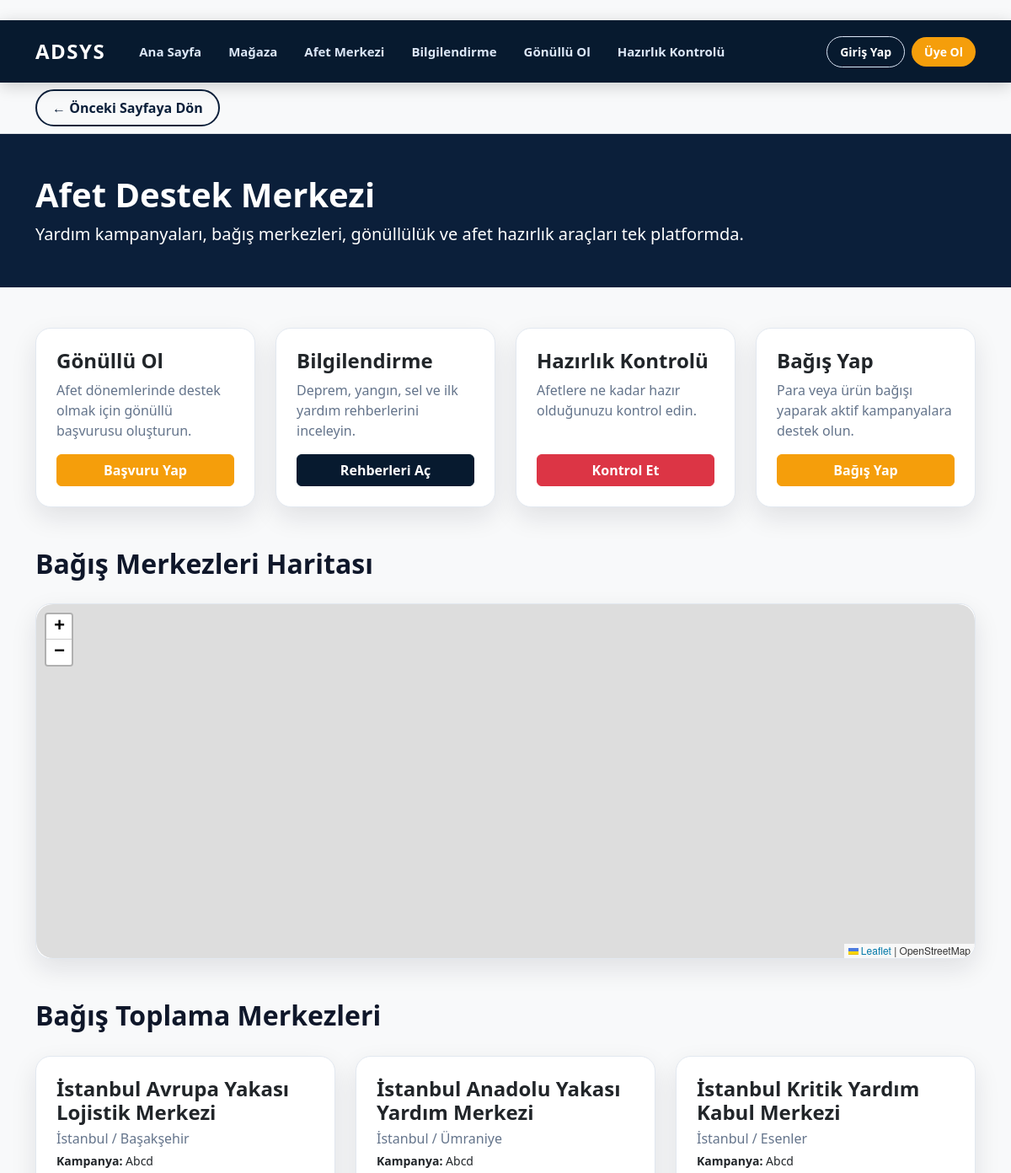
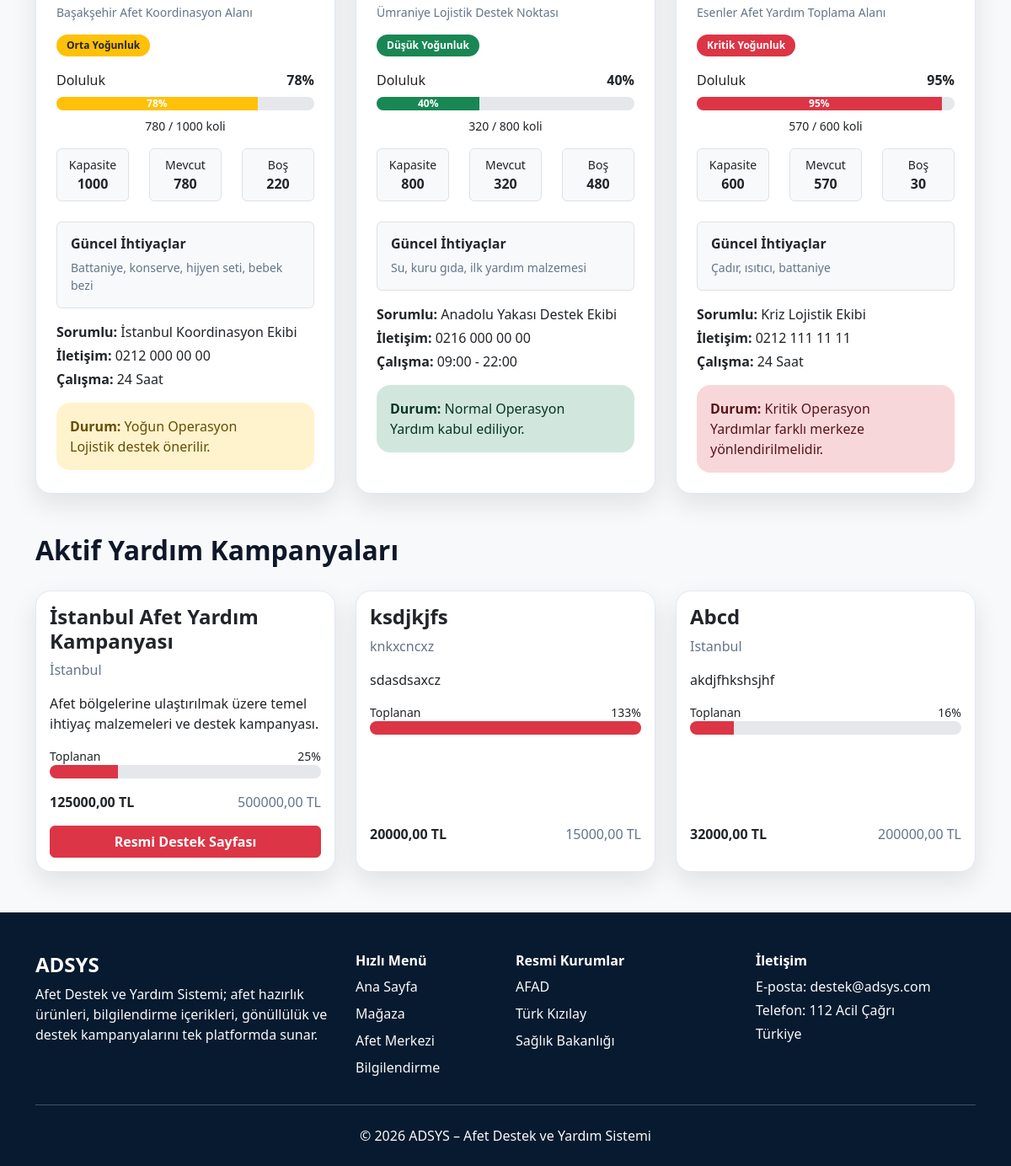
Page /bagis/ on the committed database (2 pictures, top to bottom).
### donations/models.py (models this page shows, shortened)
class DonationCenter(models.Model):
    STATUS_CHOICES = [
        ("dusuk", "Düşük Yoğunluk"),
        ("orta", "Orta Yoğunluk"),
        ("kritik", "Kritik Yoğunluk"),
    ]
    campaign = models.ForeignKey(
        Campaign,
        on_delete=models.CASCADE,
        related_name="centers",
        verbose_name="Kampanya",
    )
    name = models.CharField("Merkez Adı", max_length=200)
    city = models.CharField("Şehir", max_length=100)
    address = models.TextField("Adres")
    capacity = models.PositiveIntegerField("Toplam Kapasite", default=100)
    current_load = models.PositiveIntegerField("Mevcut Doluluk", default=0)
    latitude = models.FloatField("Enlem", null=True, blank=True)
    longitude = models.FloatField("Boylam", null=True, blank=True)
    status = models.CharField(
        "Yoğunluk Durumu",
        max_length=20,
        choices=STATUS_CHOICES,
        default="dusuk"
    )
    manager = models.CharField("Merkez Sorumlusu", max_length=150, blank=True)
    phone = models.CharField("İletişim", max_length=30, blank=True)
    working_hours = models.CharField("Çalışma Saatleri", max_length=100, default="24 Saat")
    urgent_need = models.TextField("Acil İhtiyaçlar", blank=True)
    map_link = models.URLField("Harita Linki", blank=True)
    active = models.BooleanField("Aktif mi?", default=True)
    updated_at = models.DateTimeField("Son Güncelleme", auto_now=True)
    class Meta:
        verbose_name = "Bağış Merkezi"
        verbose_name_plural = "Bağış Merkezleri"
    def occupancy_percent(self):
        if self.capacity == 0:
            return 0
        return int((self.current_load / self.capacity) * 100)
    def remaining_capacity(self):
        remaining = self.capacity - self.current_load
        if remaining < 0:
            return 0
        return remaining

class Campaign(models.Model):
    title = models.CharField("Kampanya Başlığı", max_length=200)
    location = models.CharField("Bölge", max_length=150)
    description = models.TextField("Açıklama")
    target_amount = models.DecimalField("Hedef Tutar", max_digits=12, decimal_places=2)
    collected_amount = models.DecimalField("Toplanan Tutar", max_digits=12, decimal_places=2, default=0)
    needs = models.TextField("İhtiyaç Listesi", blank=True)
    official_link = models.URLField("Resmi Bağış Linki", blank=True)
    image = models.ImageField(upload_to="campaigns/", blank=True, null=True)
    active = models.BooleanField("Aktif mi?", default=True)
    created_at = models.DateTimeField("Oluşturulma Tarihi", auto_now_add=True)
    class Meta:
        verbose_name = "Bağış Kampanyası"
        verbose_name_plural = "Bağış Kampanyaları"
    def progress_percent(self):
        if self.target_amount == 0:
            return 0
        return int((self.collected_amount / self.target_amount) * 100)

### donations/views.py (the view)
# urls.py: path("", donation_home, name="donation_home"),
def donation_home(request):
    campaigns = Campaign.objects.filter(active=True).order_by("-created_at")
    centers = DonationCenter.objects.filter(active=True)
    return render(
        request,
        "donation_home.html",
        {
            "campaigns": campaigns,
            "centers": centers,
        }
    )

### templates/donation_home.html (shortened to what this page needs)
﻿{% extends "base.html" %}
{% block content %}
<section class="py-5 text-white" style="background:#0B1F3A;">
    <div class="container">
        <h1 class="fw-bold">Afet Destek Merkezi</h1>
        <p class="lead mb-0">
            Yardım kampanyaları, bağış merkezleri, gönüllülük ve afet hazırlık araçları tek platformda.
        </p>
    </div>
</section>
<div class="container my-5">
    <div class="row g-4 mb-5">
        <div class="col-lg-3 col-md-6">
            <div class="card ad-card h-100">
                <div class="card-body p-4 d-flex flex-column">
                    <h4 class="fw-bold">Gönüllü Ol</h4>
                    <p class="text-muted">
                        Afet dönemlerinde destek olmak için gönüllü başvurusu oluşturun.
                    </p>
                    <a href="{% url 'volunteer' %}" class="btn btn-warning w-100 mt-auto">
                        Başvuru Yap
                    </a>
                </div>
            </div>
        </div>
        <div class="col-lg-3 col-md-6">
            <div class="card ad-card h-100">
                <div class="card-body p-4 d-flex flex-column">
                    <h4 class="fw-bold">Bilgilendirme</h4>
                    <p class="text-muted">
                        Deprem, yangın, sel ve ilk yardım rehberlerini inceleyin.
                    </p>
                    <a href="{% url 'information' %}" class="btn btn-dark w-100 mt-auto">
                        Rehberleri Aç
                    </a>
                </div>
            </div>
        </div>
        <div class="col-lg-3 col-md-6">
            <div class="card ad-card h-100">
                <div class="card-body p-4 d-flex flex-column">
                    <h4 class="fw-bold">Hazırlık Kontrolü</h4>
                    <p class="text-muted">
                        Afetlere ne kadar hazır olduğunuzu kontrol edin.
                    </p>
                    <a href="{% url 'preparedness_check' %}" class="btn btn-danger w-100 mt-auto">
                        Kontrol Et
                    </a>
                </div>
            </div>
        </div>
        <div class="col-lg-3 col-md-6">
            <div class="card ad-card h-100">
                <div class="card-body p-4 d-flex flex-column">
                    <h4 class="fw-bold">Bağış Yap</h4>
                    <p class="text-muted">
                        Para veya ürün bağışı yaparak aktif kampanyalara destek olun.
                    </p>
                    <a href="{% url 'donation_create' %}" class="btn btn-warning w-100 mt-auto fw-semibold">
                        Bağış Yap
                    </a>
                </div>
            </div>
        </div>
    </div>
    <h2 class="section-title">Bağış Merkezleri Haritası</h2>
    <div class="card ad-card mb-5">
        <div class="card-body p-0">
            <div id="donationMap" style="height:420px; border-radius:20px;"></div>
        </div>
    </div>
    <h2 class="section-title">Bağış Toplama Merkezleri</h2>
    <div class="row g-4 mb-5">
        {% for center in centers %}
        <div class="col-lg-4">
            <div class="card ad-card h-100">
                <div class="card-body p-4">
                    <h4 class="fw-bold mb-1">{{ center.name }}</h4>
                    <p class="text-muted mb-1">{{ center.city }}</p>
                    <p class="small mb-2">
                        <strong>Kampanya:</strong> {{ center.campaign.title }}
                    </p>
                    <p class="small text-muted">{{ center.address }}</p>
                    {% if center.status == "kritik" %}
                    <span class="badge bg-danger mb-3">Kritik Yoğunluk</span>
                    {% endif %}
                    {% if center.status == "orta" %}
                    <span class="badge bg-warning text-dark mb-3">Orta Yoğunluk</span>
                    {% endif %}
                    {% if center.status == "dusuk" %}
                    <span class="badge bg-success mb-3">Düşük Yoğunluk</span>
                    {% endif %}
                    <div class="d-flex justify-content-between mb-2">
                        <span>Doluluk</span>
                        <strong>{{ center.occupancy_percent }}%</strong>
                    </div>
                    <div class="progress mb-2">
                        {% if center.status == "kritik" %}
                        <div class="progress-bar bg-danger"
                             style="width: {{ center.occupancy_percent }}%;">
                            {{ center.occupancy_percent }}%
                        </div>
                        {% endif %}
                        {% if center.status == "orta" %}
                        <div class="progress-bar bg-warning"
                             style="width: {{ center.occupancy_percent }}%;">
                            {{ center.occupancy_percent }}%
                        </div>
                        {% endif %}
                        {% if center.status == "dusuk" %}
                        <div class="progress-bar bg-success"
                             style="width: {{ center.occupancy_percent }}%;">
                            {{ center.occupancy_percent }}%
                        </div>
                        {% endif %}
                    </div>
                    <p class="small text-center mt-2 mb-3">
                        {{ center.current_load }} / {{ center.capacity }} koli
                    </p>
                    <div class="row text-center mb-4">
                        <div class="col-4">
                            <div class="border rounded p-2 bg-light">
                                <small>Kapasite</small>
                                <div class="fw-bold">{{ center.capacity }}</div>
                            </div>
                        </div>
                        <div class="col-4">
                            <div class="border rounded p-2 bg-light">
                                <small>Mevcut</small>
                                <div class="fw-bold">{{ center.current_load }}</div>
                            </div>
                        </div>
                        <div class="col-4">
                            <div class="border rounded p-2 bg-light">
                                <small>Boş</small>
                                <div class="fw-bold">{{ center.remaining_capacity }}</div>
                            </div>
                        </div>
                    </div>
                    {% if center.urgent_need %}
                    <div class="border rounded p-3 bg-light mb-3">
                        <h6 class="fw-bold">Güncel İhtiyaçlar</h6>
                        <pre class="mb-0 text-muted" style="white-space:pre-wrap;font-family:inherit;">{{ center.urgent_need }}</pre>
                    </div>
                    {% endif %}
                    <p class="mb-1"><strong>Sorumlu:</strong> {{ center.manager|default:"Belirtilmedi" }}</p>
                    <p class="mb-1"><strong>İletişim:</strong> {{ center.phone|default:"Belirtilmedi" }}</p>
                    <p class="mb-3"><strong>Çalışma:</strong> {{ center.working_hours }}</p>
                    {% if center.status == "kritik" %}
                    <div class="alert alert-danger mb-0">
                        <strong>Durum:</strong> Kritik Operasyon<br>
                        Yardımlar farklı merkeze yönlendirilmelidir.
                    </div>
                    {% endif %}
                    {% if center.status == "orta" %}
                    <div class="alert alert-warning mb-0">
                        <strong>Durum:</strong> Yoğun Operasyon<br>
                        Lojistik destek önerilir.
                    </div>
                    {% endif %}
                    {% if center.status == "dusuk" %}
                    <div class="alert alert-success mb-0">
                        <strong>Durum:</strong> Normal Operasyon<br>
                        Yardım kabul ediliyor.
                    </div>
                    {% endif %}
                </div>
            </div>
        </div>
        {% empty %}
        <div class="col-12">
            <div class="alert alert-info">
                Henüz aktif bağış merkezi bulunmuyor.
            </div>
        </div>
        {% endfor %}
    </div>
    <h2 class="section-title" id="campaigns">Aktif Yardım Kampanyaları</h2>
    <div class="row g-4">
        {% for campaign in campaigns %}
        <div class="col-lg-4">
            <div class="card ad-card h-100">
                <div class="card-body d-flex flex-column">
                    <h4 class="fw-bold">{{ campaign.title }}</h4>
                    <p class="text-muted">{{ campaign.location }}</p>
                    <p>{{ campaign.description|truncatechars:160 }}</p>
                    <div class="mb-3">
                        <div class="d-flex justify-content-between">
                            <small>Toplanan</small>
                            <small>{{ campaign.progress_percent }}%</small>
                        </div>
                        <div class="progress">
                            <div class="progress-bar bg-danger"
                                 style="width:{{ campaign.progress_percent }}%;">
                            </div>
                        </div>
                    </div>
                    <div class="mt-auto">
                        <div class="d-flex justify-content-between mb-3">
                            <strong>{{ campaign.collected_amount }} TL</strong>
                            <span class="text-muted">{{ campaign.target_amount }} TL</span>
                        </div>
                        {% if campaign.official_link %}
                        <a href="{{ campaign.official_link }}"
                           target="_blank"
                           class="btn btn-danger w-100">
                            Resmi Destek Sayfası
                        </a>
                        {% endif %}
                    </div>
                </div>
            </div>
        </div>
        {% empty %}
        <div class="col-12">
            <div class="alert alert-info">
                Henüz aktif kampanya bulunmuyor.
            </div>
        </div>
        {% endfor %}
    </div>
</div>
<link rel="stylesheet" href="https://unpkg.com/leaflet/dist/leaflet.css">
{% endblock %}

### rows in the picture
DonationCenter: name "İstanbul Avrupa Yakası Lojistik Merkezi", city "İstanbul / Başakşehir", campaign "Abcd", address "Başakşehir Afet Koordinasyon Alanı", status "Orta Yoğunluk", occupancy_percent "78", current_load "780", capacity "1000", remaining_capacity "220", urgent_need "Battaniye, konserve, hijyen seti, bebek bezi", manager "İstanbul Koordinasyon Ekibi", phone "0212 000 00 00", working_hours "24 Saat", shows "Durum:"
DonationCenter: name "İstanbul Anadolu Yakası Yardım Merkezi", city "İstanbul / Ümraniye", campaign "Abcd", address "Ümraniye Lojistik Destek Noktası", status "Düşük Yoğunluk", occupancy_percent "40", current_load "320", capacity "800", remaining_capacity "480", urgent_need "Su, kuru gıda, ilk yardım malzemesi", manager "Anadolu Yakası Destek Ekibi", phone "0216 000 00 00", working_hours "09:00 - 22:00", shows "Durum:"
DonationCenter: name "İstanbul Kritik Yardım Kabul Merkezi", city "İstanbul / Esenler", campaign "Abcd", address "Esenler Afet Yardım Toplama Alanı", status "Kritik Yoğunluk", occupancy_percent "95", current_load "570", capacity "600", remaining_capacity "30", urgent_need "Çadır, ısıtıcı, battaniye", manager "Kriz Lojistik Ekibi", phone "0212 111 11 11", working_hours "24 Saat", shows "Durum:"
Campaign: title "İstanbul Afet Yardım Kampanyası", location "İstanbul", description "Afet bölgelerine ulaştırılmak üzere temel ihtiyaç malzemeleri ve destek kampanyası.", progress_percent "25", collected_amount "125000,00", target_amount "500000,00"
Campaign: title "ksdjkjfs", location "knkxcncxz", description "sdasdsaxcz", progress_percent "133", collected_amount "20000,00", target_amount "15000,00"
Campaign: title "Abcd", location "Istanbul", description "akdjfhkshsjhf", progress_percent "16", collected_amount "32000,00", target_amount "200000,00"
